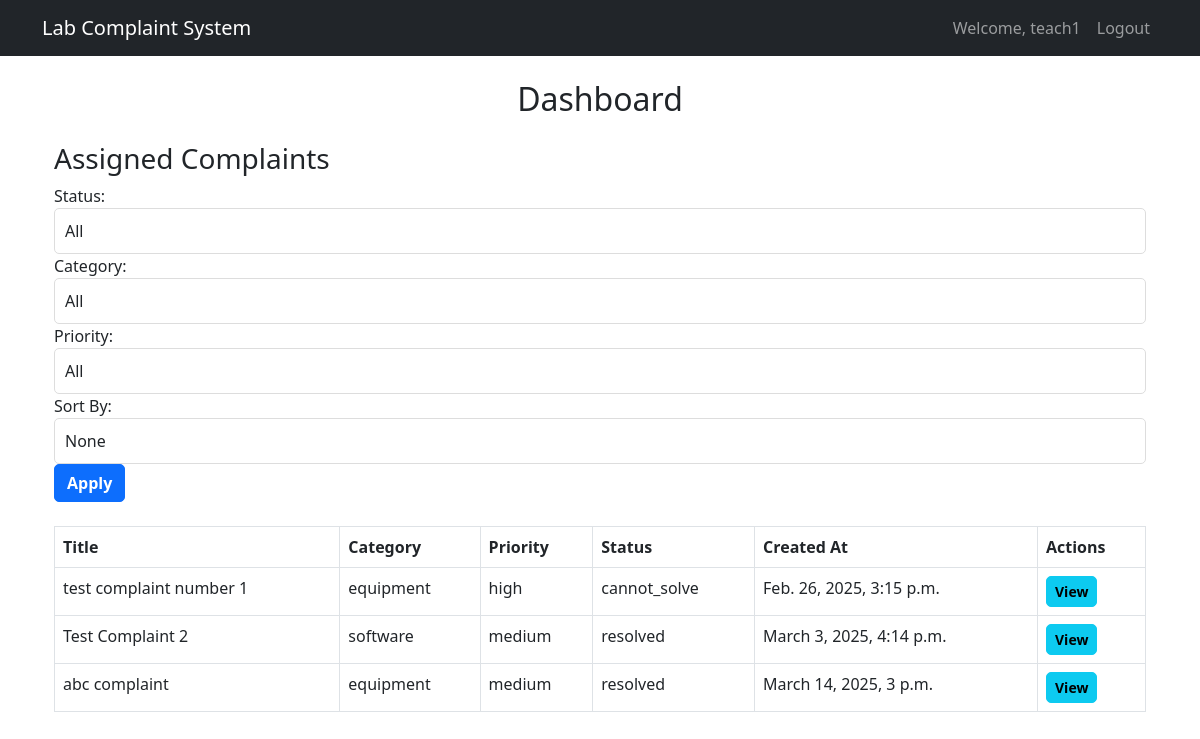
The page /dashboard/ (signed in) on the database its author committed.
### users/models.py (models this page shows, shortened)
class UserProfile(AbstractUser):
    ROLE_CHOICES = [
        ('student', 'Student'),
        ('staff', 'Lab Staff'),
        ('admin', 'Admin'),
    ]
    role = models.CharField(max_length=10, choices=ROLE_CHOICES, default='student')
    phone = models.CharField(max_length=15, blank=True, null=True)
    groups = models.ManyToManyField(
        'auth.Group',
        verbose_name='groups',
        blank=True,
        help_text='The groups this user belongs to. A user will get all permissions granted to each of their groups.',
        related_name='user_profiles',  # Unique related_name
        related_query_name='user_profile',
    )
    user_permissions = models.ManyToManyField(
        'auth.Permission',
        verbose_name='user permissions',
        blank=True,
        help_text='Specific permissions for this user.',
        related_name='user_profiles',  # Unique related_name
        related_query_name='user_profile',
    )

### complaints/models.py (models this page shows, shortened)
class Complaint(models.Model):
    CATEGORY_CHOICES = [
        ('equipment', 'Equipment'),
        ('software', 'Software'),
        ('safety', 'Safety'),
        ('other', 'Other'),
    ]
    PRIORITY_CHOICES = [
        ('low', 'Low'),
        ('medium', 'Medium'),
        ('high', 'High'),
    ]
    STATUS_CHOICES = [
        ('pending', 'Pending'),
        ('in_progress', 'In Progress'),
        ('resolved', 'Resolved'),
    ]
    title = models.CharField(max_length=200)
    description = models.TextField()
    category = models.CharField(max_length=20, choices=CATEGORY_CHOICES)
    priority = models.CharField(max_length=10, choices=PRIORITY_CHOICES)
    status = models.CharField(max_length=20, choices=STATUS_CHOICES, default='pending')
    created_by = models.ForeignKey(UserProfile, on_delete=models.CASCADE, related_name='created_complaints')
    created_at = models.DateTimeField(auto_now_add=True)
    updated_at = models.DateTimeField(auto_now=True)
    assigned_to = models.ForeignKey(UserProfile, on_delete=models.SET_NULL, null=True, blank=True, related_name='assigned_complaints')

### users/views.py (the view)
# urls.py: path('dashboard/', views.dashboard, name='dashboard'),
@login_required
def dashboard(request):
    user = request.user
    complaints = Complaint.objects.all()
    status_filter = request.GET.get('status')
    category_filter = request.GET.get('category')
    priority_filter = request.GET.get('priority')
    if status_filter:
        complaints = complaints.filter(status=status_filter)
    if category_filter:
        complaints = complaints.filter(category=category_filter)
    if priority_filter:
        complaints = complaints.filter(priority=priority_filter)
    sort_by = request.GET.get('sort_by')
    if sort_by == 'created_at':
        complaints = complaints.order_by('created_at')
    elif sort_by == 'priority':
        complaints = complaints.order_by('priority')
    if user.role == 'student':
        complaints = complaints.filter(created_by=user)
    elif user.role == 'staff':
        complaints = complaints.all()
    context = {
        'complaints': complaints,
        'user_role': user.role,
    }
    return render(request, 'users/dashboard.html', context)

### users/templates/users/dashboard.html (shortened to what this page needs)
{% extends 'base.html' %}
{% load static %}
{% block content %}
<div class="container">
    <h2 class="text-center mb-4">Dashboard</h2>
    {% if user_role == 'student' %}
        <h3>Your Complaints</h3>
        <a href="{% url 'file_complaint' %}" class="btn btn-primary mb-3">File a Complaint</a>
    {% elif user_role == 'staff' %}
        <h3>Assigned Complaints</h3>
    {% elif user_role == 'admin' %}
        <h3>All Complaints</h3>
    {% endif %}
    <div class="mb-4">
        <form method="get" class="form-inline">
            <div class="form-group mr-3">
                <label for="status" class="mr-2">Status:</label>
                <select name="status" id="status" class="form-control">
                    <option value="">All</option>
                </select>
            </div>
            <div class="form-group mr-3">
                <label for="category" class="mr-2">Category:</label>
                <select name="category" id="category" class="form-control">
                    <option value="">All</option>
                </select>
            </div>
            <div class="form-group mr-3">
                <label for="priority" class="mr-2">Priority:</label>
                <select name="priority" id="priority" class="form-control">
                    <option value="">All</option>
                </select>
            </div>
            <div class="form-group mr-3">
                <label for="sort_by" class="mr-2">Sort By:</label>
                <select name="sort_by" id="sort_by" class="form-control">
                    <option value="">None</option>
                </select>
            </div>
            <button type="submit" class="btn btn-primary">Apply</button>
        </form>
    </div>
    {% if complaints %}
        <table class="table table-bordered">
            <thead>
                <tr>
                    <th>Title</th>
                    <th>Category</th>
                    <th>Priority</th>
                    <th>Status</th>
                    <th>Created At</th>
                    <th>Actions</th>
                </tr>
            </thead>
            <tbody>
                {% for complaint in complaints %}
                    <tr>
                        <td>{{ complaint.title }}</td>
                        <td>{{ complaint.category }}</td>
                        <td>{{ complaint.priority }}</td>
                        <td>{{ complaint.status }}</td>
                        <td>{{ complaint.created_at }}</td>
                        <td>
                            <a href="{% url 'complaint_details' complaint.id %}" class="btn btn-info btn-sm">View</a>
                        </td>
                    </tr>
                {% endfor %}
            </tbody>
        </table>
    {% else %}
        <div class="alert alert-info">
            No complaints found.
        </div>
    {% endif %}
</div>
{% endblock %}

### users/templates/base.html (shortened to what this page needs)
{% load static %}
<!DOCTYPE html>
<html lang="en">
<head>
    <link href="https://cdn.jsdelivr.net/npm/bootstrap@5.3.0/dist/css/bootstrap.min.css" rel="stylesheet">
    <link rel="stylesheet" href="{% static 'css/styles.css' %}">
    <link rel="stylesheet" href="{% static 'css/styles.css' %}">
</head>
<body>
    <nav class="navbar navbar-expand-lg navbar-dark bg-dark">
        <div class="container">
            <a class="navbar-brand" href="{% url 'home' %}">Lab Complaint System</a>
            <div class="collapse navbar-collapse" id="navbarNav">
                <ul class="navbar-nav ms-auto">
                    {% if user.is_authenticated %}
                        <li class="nav-item">
                            <a class="nav-link" href="#">Welcome, {{ user.username }}</a>
                        </li>
                        <li class="nav-item">
                            <a class="nav-link" href="{% url 'logout' %}">Logout</a>
                        </li>
                    {% endif %}
                </ul>
            </div>
        </div>
    </nav>
    <div class="container mt-4">
        {% block content %}
        {% endblock %}
    </div>
</body>
</html>

### static/css/styles.css (style rules this page uses)
.btn { border-radius: 5px; font-weight: bold; }
.form-control { border-radius: 5px; border: 1px solid #ddd; padding: 10px; }
a { color: #007bff; text-decoration: none; }

### rows shown on the page
UserProfile: username "teach1"
Complaint: title "test complaint number 1", category "equipment", priority "high", status "cannot_solve", created_at "Feb. 26, 2025, 3:15 p.m."
Complaint: title "Test Complaint 2", category "software", priority "medium", status "resolved", created_at "March 3, 2025, 4:14 p.m."
Complaint: title "abc complaint", category "equipment", priority "medium", status "resolved", created_at "March 14, 2025, 3 p.m."
